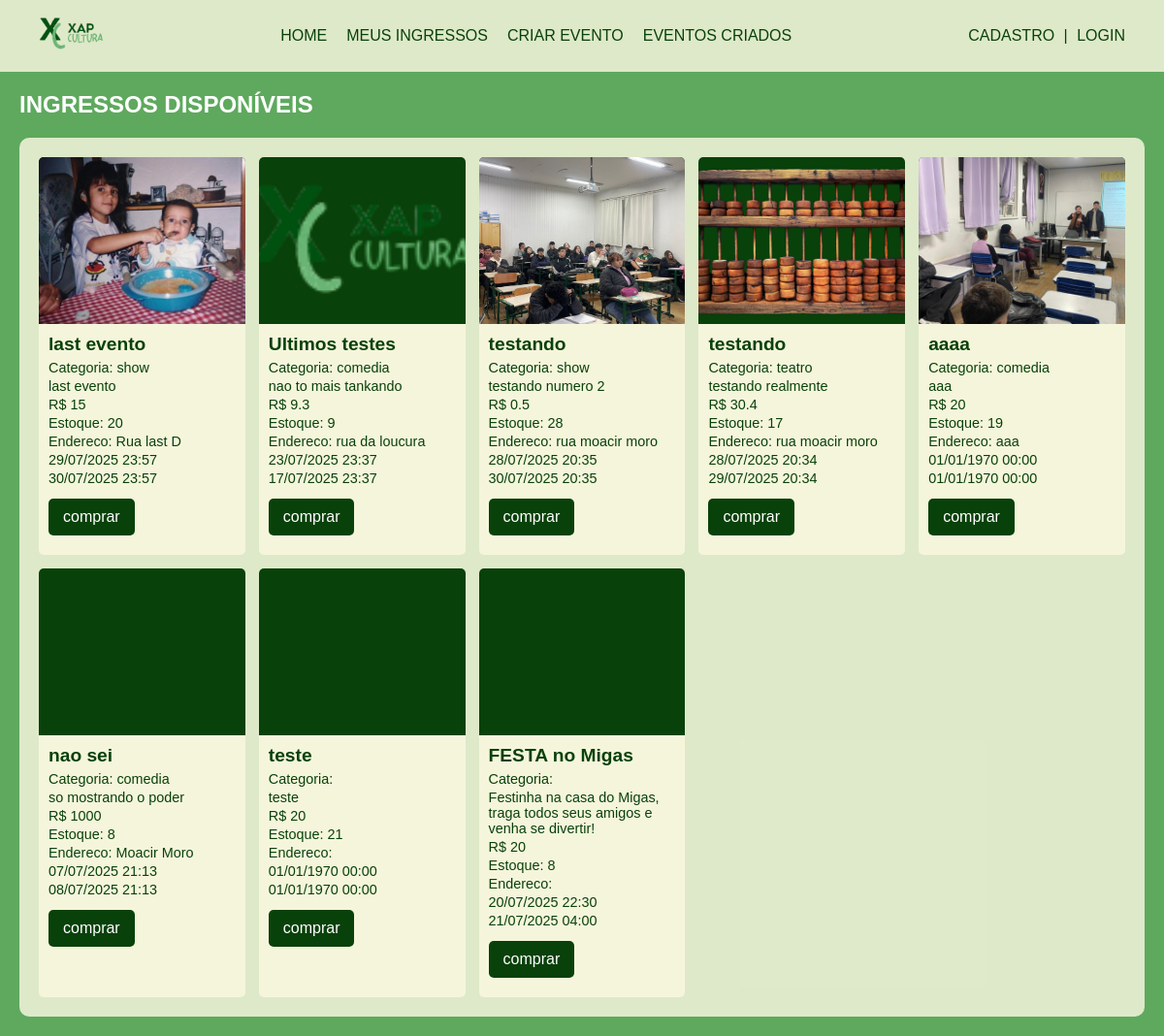
Before: / with the older database file.
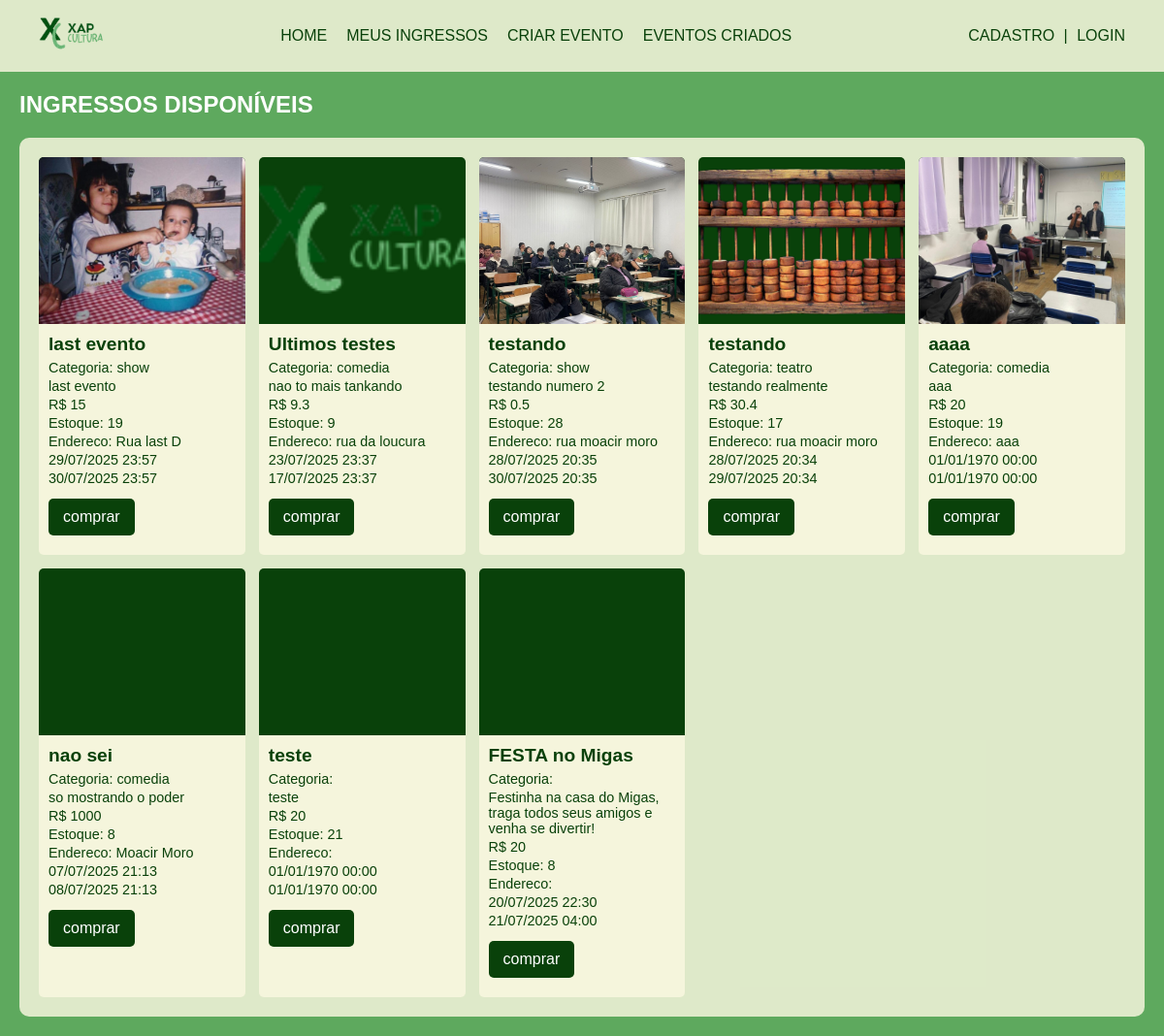
After: the same page with the newer database file.
### tables this page shows
CREATE TABLE "ingressos" (
	"id"	INTEGER,
	"nome"	TEXT NOT NULL,
	"descricao"	TEXT,
	"preco"	REAL NOT NULL,
	"quantidade"	INTEGER NOT NULL,
	"quantidade_reservada"	INTEGER DEFAULT 0,
	"data_reserva"	INTEGER,
	"id_usuario"	NUMERIC NOT NULL,
	"data_evento"	TEXT,
	"data_evento_fim"	TEXT,
	"id_usuario_reserva"	INTEGER, caminho_imagem TEXT, endereco TEXT, tipo_evento TEXT,
	PRIMARY KEY("id" AUTOINCREMENT),
	FOREIGN KEY("id_usuario") REFERENCES "usuarios"("id")
);

### Public/index.php (called while the page is built, shortened)
<?php
$mostrar = new Produto();
$ingressosDisponiveis = $mostrar->mostrarEventoDisponivel();
require_once __DIR__ . '/../views/Compras/vitrine_compras_views.php';

### src/Database.php (called while the page is built, shortened)
<?php
class Database {
    private static ?PDO $conn = null;
    public static function conectar():PDO{
        if (self::$conn === null) {
            try{
                $caminhoBanco = __DIR__ . '/../sql/database.db';
                self::$conn = new PDO("sqlite:" . $caminhoBanco);
                self::$conn->setAttribute(PDO::ATTR_ERRMODE, PDO::ERRMODE_EXCEPTION);
            } catch (PDOException $e){
                die("Erro ao conectar com o banco: " . $e->getMessage());
            }
        }
        return self::$conn;
    }
}

### src/Models/Produto.php (called while the page is built, shortened)
<?php
class Produto extends Model{
    protected function getTableName(): string
    {
    return 'ingressos';
    }
    public function mostrarEventoDisponivel(){
        try{
            $stmt = $this->pdo->prepare("SELECT * FROM {$this->tabela} WHERE quantidade > 0 ORDER BY id DESC");
            $stmt->execute();
            return $stmt->fetchAll();
        } catch(PDOException $e){
            die("Erro ao buscar mostrar eventos: " . $e->getMessage());
        }
    }
}

### src/Core/Model.php (called while the page is built, shortened)
<?php
abstract class Model{
    public function __construct()
    {
        $this->pdo = Database::conectar();
        $this->tabela = $this->getTableName();
    }
}

### views/Compras/vitrine_compras_views.php (the view, shortened to what this page needs)
<!DOCTYPE html>
<html lang="pt-br">
<head>
    <link rel="stylesheet" href="/css/style.css">
</head>
<body>
<header class="barra-superior">
    <div class="logo">
        <img src="/Public/imagens/logo-Photoroom.png" alt="Logo XAP Cultura">
    </div>
    <nav class="navegacao-principal">
        <a href="/Public/index.php">home</a>
        <a href="/Public/Clientes/meus_ingressos.php">Meus Ingressos</a>
        <a href="/views/criar_produto_form.php">Criar Evento</a>
        <a href="/Public/produtos/listar_produto.php">Eventos Criados</a>
    </nav>
    <div class="area-usuario">
        <?php if (isset($_SESSION['usuario_id'])): ?>
            <span class="bem-vindo">
                BEM VINDO(A), <?= strtoupper(htmlspecialchars($_SESSION['usuario_nome'])) ?>
            </span>
            <p class="bem-vindo">|</p>
            <a href="/Public/logout.php">Logout</a>
        <?php else: ?>
            <div class="autenticacao">
                <a href="/views/Clientes/cadastro_cliente.html">CADASTRO</a>
                <span class="bem-vindo">|</span>
                <a href="/views/Clientes/login_cliente.html">LOGIN</a>
            </div>
        <?php endif; ?>
    </div>
</header>
    <main class="conteudo-principal">
    <section class="vitrine-ingressos">
        <h2>INGRESSOS DISPONÍVEIS</h2>
        <div class="grid-ingressos">
            <?php foreach ($ingressosDisponiveis as $ingresso): ?>
                <article class="card-ingresso">
                    <div class="card-imagem">
                        <?php if (!empty($ingresso['caminho_imagem'])): ?>
                            <img src="<?= htmlspecialchars($ingresso['caminho_imagem']) ?>" class="imagem-quadrada">
                        <?php endif; ?>
                    </div>
                    <div class="card-info">
                        <h3><?= htmlspecialchars($ingresso['nome']) ?></h3>
                        <p class="local">Categoria: <?= htmlspecialchars($ingresso['tipo_evento']) ?></p>
                        <p class="local"><?= htmlspecialchars($ingresso['descricao']) ?></p>
                        <p class="preco">R$ <?= htmlspecialchars($ingresso['preco']) ?></p>
                        <p class="quantidade">Estoque: <?= htmlspecialchars($ingresso['quantidade']) ?></p>
                        <p class="local">Endereco: <?= htmlspecialchars($ingresso['endereco']) ?></p>
                        <p class="local"><?= date('d/m/Y H:i', strtotime($ingresso['data_evento'])) ?></p>
                        <p class="local"><?= date('d/m/Y H:i', strtotime($ingresso['data_evento_fim'])) ?></p>
                        <a href="/Public/reservar.php?id=<?= $ingresso['id'] ?>" class="botao">comprar</a>
                    </div>
                </article>
            <?php endforeach; ?>
        </div> </section>
</main>
</body>
</html>

### Public/css/style.css (style rules this page uses)
* { margin: 0; padding: 0; box-sizing: border-box; }
:root { --verde-escuro: #09410a; --verde-claro: #5ea95e; --creme-fundo: rgba(245, 245, 220, 0.85); --creme-card: #f5f5dc; --fonte-logo: 'Intro Caps', sans-serif; --fonte-texto: 'Nice Chalk', sans-serif; }
body { background-color: var(--verde-claro); background-image: url('../images/imagem de fundo.jpg'); background-size: cover; background-position: center; background-blend-mode: multiply; color: white; font-family: var(--fonte-texto); }
.barra-superior { display: flex; justify-content: space-between; align-items: center; padding: 10px 40px; background-color: var(--creme-fundo); font-family: var(--fonte-logo); text-transform: uppercase; }
.conteudo-principal { padding: 20px; }
.logo img { height: 50px; }
.navegacao-principal, .area-usuario { display: flex; align-items: center; gap: 20px; }
.bem-vindo { color: var(--verde-escuro); }
.navegacao-principal a, .area-usuario a { text-decoration: none; color: var(--verde-escuro); }
.autenticacao span { margin: 0 5px; }
.vitrine-ingressos h2 { font-family: var(--fonte-logo); margin-bottom: 20px; text-transform: uppercase; }
.grid-ingressos { background-color: var(--creme-fundo); padding: 20px; border-radius: 10px; display: grid; grid-template-columns: repeat(5, 1fr); gap: 14px; }
.card-ingresso { background-color: var(--creme-card); color: var(--verde-escuro); border-radius: 5px; overflow: hidden; display: flex; flex-direction: column; }
.card-imagem { height: 172px; width: 100%; background-color: var(--verde-escuro); }
.card-imagem img { width: 100%; height: 100%; object-fit: cover; }
.card-info { padding: 10px; font-family: var(--fonte-texto); flex-grow: 1; }
.card-info h3 { font-size: 1.2em; margin-bottom: 5px; }
.card-info p { font-size: 0.9em; margin-bottom: 3px; }
.botao { display: inline-block; padding: 10px 15px; margin: 10px 0; background-color: #09410a; color: white; text-decoration: none; border-radius: 5px; border: none; cursor: pointer; }

Changed rows visible on the page:
changed ingressos "last evento": quantidade "20" → "19"
